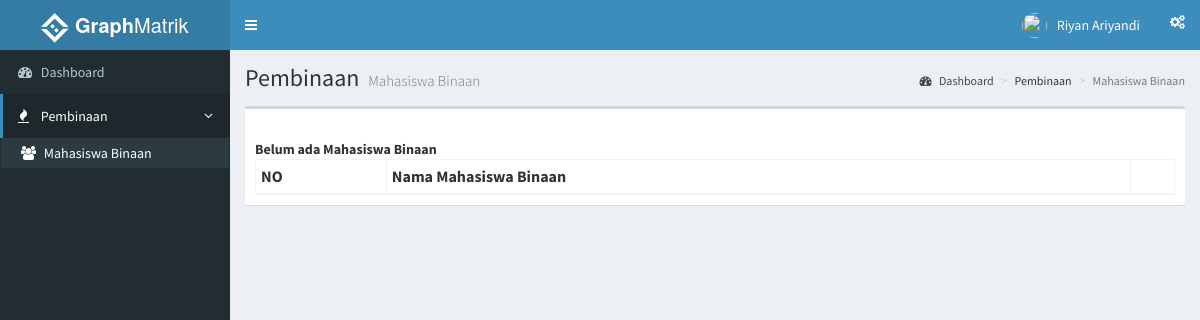
The app's page /index.php?page=mahasiswabinaan (signed in), older data.
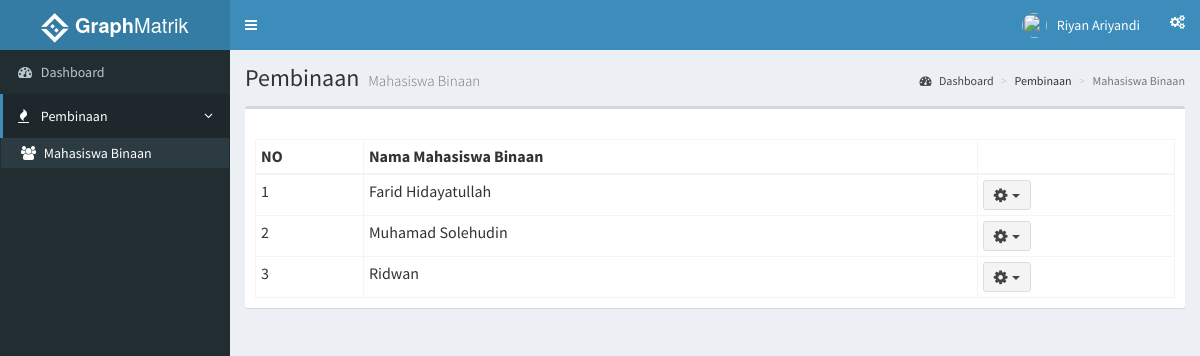
The same page, newer data.
### tables this page shows
CREATE TABLE `m_binaan` (
  `id_pembina` int(11) NOT NULL,
  `id_mahasiswa` int(11) NOT NULL
);

CREATE TABLE `mahasiswa` (
  `id_mahasiswa` int(11) NOT NULL,
  `nim` int(11) NOT NULL,
  `nama` varchar(35) NOT NULL,
  `angkatan` int(11) DEFAULT NULL,
  `j_kelamin` varchar(15) DEFAULT NULL,
  `asalkota` varchar(20) DEFAULT NULL,
  `email` varchar(35) DEFAULT NULL,
  `telp` varchar(13) DEFAULT NULL,
  `avatar` varchar(100) DEFAULT NULL,
  `tgl_lahir` date DEFAULT NULL,
  `id_user` int(11) DEFAULT NULL
);

### role/pembina/mahasiswa_binaan.php (the view, shortened to what this page needs)
<?php
  include 'functions.php';
  $idPembina = $_SESSION['id_pembina'];
 ?>
    <section class="content-header">
      <h1>
        Pembinaan
        <small>Mahasiswa Binaan</small>
      </h1>
      <ol class="breadcrumb">
        <li><a href="/simon"><i class="fa fa-dashboard"></i> Dashboard</a></li>
        <li>Pembinaan</li>
        <li class="active">Mahasiswa Binaan</li>
      </ol>
    </section>
    <section class="content">
      <div class="row">
        <div class="col-xs-12">
          <div class="box">
            <div class="box-header">
            </div>
              <div class="box-body">
              <table id="tableMhsBinaan" class="table table-bordered table-hover table-condensed">
                <thead>
                  <tr>
                    <th>NO</th>
                    <th>Nama Mahasiswa Binaan</th>
                    <th></th>
                  </tr>
                </thead>
                <tbody>
                <?php
                  $dataByPembina = MhsByPembinaDetail($idPembina);
                  $no = 1;
                  foreach($dataByPembina as $row){
                ?>
                <tr>
                  <td><?php echo $no ?></td>
                  <td><?php echo $row['nama_mahasiswa']?></td>
                  <td>
                    <div class="dropdown">
                      <button class="btn btn-default btn-sm dropdown-toggle " type="button" data-toggle="dropdown">
                        <i class="fa fa-cog fa-lg"></i>&nbsp;&nbsp;<span class="caret"></span>
                      </button>
                    </div>
                  </td>
                </tr>
                  <?php
                    $no++; }
                   ?>
                </tbody>
              </table>
            </div>
          </div>
        </div>
      </div>
    </section>

### functions.php (shortened to what this page needs)
<?php
	function MhsByPembinaDetail($idPembina){
		$ambildata = mysql_query("SELECT mb.id_mahasiswa, m.nim , m.nama AS 'nama_mahasiswa', m.id_user AS 'uid_mahasiswa', p.id_user AS 'uid_pembina' FROM m_binaan mb LEFT JOIN mahasiswa m ON mb.id_mahasiswa = m.id_mahasiswa LEFT JOIN pembina p ON mb.id_pembina = p.id_pembina WHERE mb.id_pembina = $idPembina ORDER BY m.nama");
		if (mysql_num_rows($ambildata) > 0) {
			while ($ad = mysql_fetch_assoc($ambildata))
				$data[] = $ad;
				return $data;
		} else{
			echo "<strong>Belum ada Mahasiswa Binaan</strong>";
		}
	}
 ?>

Row changes from the older to the newer data that the page shows:
added m_binaan: id_mahasiswa.nama "Farid Hidayatullah"
added m_binaan: id_mahasiswa.nama "Muhamad Solehudin"
added m_binaan: id_mahasiswa.nama "Ridwan"
Text that changed along with them:
text no longer shown: "Belum ada Mahasiswa Binaan"
